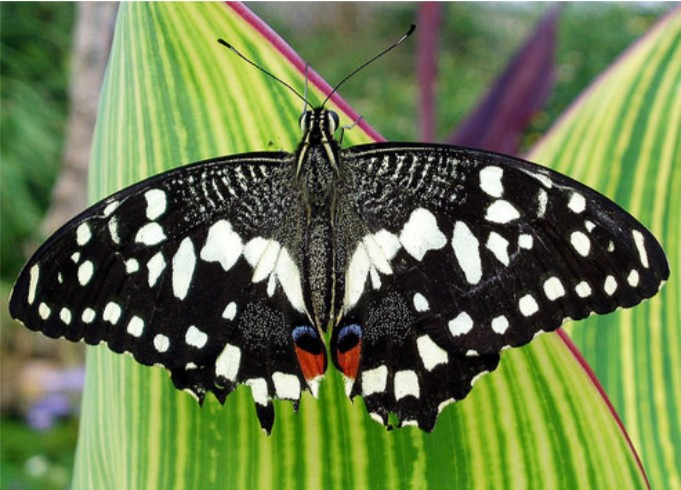
#> input picture Assignment_1/exercise_1-4_ scale_invariant_feature/input.jpg, 681 x 490 px
$ python main.py
#> lines starting #> are read from the running program, lines starting #| are printed output that depends on the picture
### Assignment_1/exercise_1-4_ scale_invariant_feature/generate_gaussian_pyramid.py
import numpy as np
from scipy.ndimage.filters import convolve


def gaussian_filter(sigma):
    """[gaussian_filter] function to generate sigma filter of specific sigma

    Args:
        sigma: sigma

    Return:
        gaussian filter kernel
    """
    size = 2*np.ceil(3*sigma)+1
    x, y = np.mgrid[-size//2 + 1:size//2 + 1, -size//2 + 1:size//2 + 1]
    g = np.exp(-((x**2 + y**2)/(2.0*sigma**2))) / (2*np.pi*sigma**2)
    return g/g.sum()


def generate_octave(init_level, s, sigma):
    """[generate_octave] function to generate octaves

    Args:
        init_level: init image
        s: num of img per octave
        sigma: sigma of gaussian kernel

    Return:
        octave: gaussian octave
    """
    octave = [init_level]
    k = 2**(1/s)
    kernel = gaussian_filter(k * sigma)
    for _ in range(s+2):
        next_level = convolve(octave[-1], kernel)
        octave.append(next_level)
    return octave


def generate_gaussian_pyramid(im, num_octave=3, s=3, sigma=1.6):
    """[generate_gaussian_pyramid] function to generate gaussian pyramid

    Args:
        im: init image
        num_octave: num of octaves
        s: num of img per octave
        sigma: sigma of gaussian kernel

    Return:
        pyr: gaussian pyramid
    """
    pyr = []
    for _ in range(num_octave):
        octave = generate_octave(im, s, sigma)
        pyr.append(octave)
        im = octave[-3][::2, ::2]
    return pyr

### Assignment_1/exercise_1-4_ scale_invariant_feature/generate_DoG_pyramid.py
import numpy as np


def generate_DoG_octave(gaussian_octave):
    """[generate_DoG_octave] function to generate DoG octave from gaussian octave

    Args:
        gaussian_octave: gaussian octave

    Return:
        DoG_octave: DoG octave
    """
    octave = []
    for i in range(1, len(gaussian_octave)):
        octave.append(gaussian_octave[i] - gaussian_octave[i-1])
    return np.concatenate([o[:, :, np.newaxis] for o in octave], axis=2)


def generate_DoG_pyramid(gaussian_pyramid):
    """[generate_DoG_pyramid] function to generate DoG pyramid from gaussian pyramid

    Args:
        gaussian_pyramid: gaussian pyramid

    Return:
        pyr: DoG pyramid
    """
    pyr = []
    for gaussian_octave in gaussian_pyramid:
        pyr.append(generate_DoG_octave(gaussian_octave))
    return pyr

### Assignment_1/exercise_1-4_ scale_invariant_feature/get_keypoints.py
import numpy.linalg as LA
import numpy as np


def get_candidate_keypoints(D, w=16):
    """[get_candidate_keypoints] function to get candidate keypoints

    Args:
        D: DoG_octave
        w: padding

    Return:
        candidates: candidate keypoints
    """
    candidates = []
    D[:, :, 0] = 0
    D[:, :, -1] = 0
    for i in range(w//2+1, D.shape[0]-w//2-1):
        for j in range(w//2+1, D.shape[1]-w//2-1):
            for k in range(1, D.shape[2]-1):
                patch = D[i-1:i+2, j-1:j+2, k-1:k+2]
                if np.argmax(patch) == 13 or np.argmin(patch) == 13:
                    candidates.append([i, j, k])
    return candidates


def find_keypoints_for_DoG_octave(D, R_th, t_c, w):
    """[find_keypoints_for_DoG_octave] function to find keypoints for DoG octave

    Args:
        D: DoG_octave
        w: padding
        R_th: R_th
        t_c: t_c

    Return:
        keypoints: keypoints for DoG octave
    """
    candidates = get_candidate_keypoints(D, w)
    keypoints = []
    for i, cand in enumerate(candidates):
        y, x, s = cand[0], cand[1], cand[2]
        offset, J, H, x, y, s = localize_keypoint(D, x, y, s)
        contrast = D[y, x, s] + .5*J.dot(offset)
        if abs(contrast) < t_c:
            continue
        w, v = LA.eig(H)
        r = w[1]/w[0]
        R = (r+1)**2 / r
        if R > R_th:
            continue
        kp = np.array([x, y, s]) + offset
        keypoints.append(kp)
    return np.array(keypoints)


def localize_keypoint(D, x, y, s):
    """[localize_keypoint] function to localize the keypoints

    Args:
        D: DoG_octave
        x: x coordinate
        y: y coordinate
        s: Scale

    Return:
        offset: offset
        J: Jacobian
        HD: Hessian
        x: x coordinate
        y: y coordinate
        s: Scale
    """
    dx = (D[y, x+1, s]-D[y, x-1, s])/2.
    dy = (D[y+1, x, s]-D[y-1, x, s])/2.
    ds = (D[y, x, s+1]-D[y, x, s-1])/2.
    dxx = D[y, x+1, s]-2*D[y, x, s]+D[y, x-1, s]
    dxy = ((D[y+1, x+1, s]-D[y+1, x-1, s]) -
           (D[y-1, x+1, s]-D[y-1, x-1, s]))/4.
    dxs = ((D[y, x+1, s+1]-D[y, x-1, s+1]) -
           (D[y, x+1, s-1]-D[y, x-1, s-1]))/4.
    dyy = D[y+1, x, s]-2*D[y, x, s]+D[y-1, x, s]
    dys = ((D[y+1, x, s+1]-D[y-1, x, s+1]) -
           (D[y+1, x, s-1]-D[y-1, x, s-1]))/4.
    dss = D[y, x, s+1]-2*D[y, x, s]+D[y, x, s-1]
    J = np.array([dx, dy, ds])
    HD = np.array([[dxx, dxy, dxs], [dxy, dyy, dys], [dxs, dys, dss]])
    offset = -LA.inv(HD).dot(J)
    return offset, J, HD[:2, :2], x, y, s


def get_keypoints(DoG_pyr, R_th=10, t_c=12.1, w=16):
    """[get_keypoints] function to find keypoints

    Args:
        DoG_pyr: DoG octave pyramid
        w: padding
        R_th: R_th
        t_c: t_c

    Return:
        kps: keypoints for DoG octave
    """
    kps = []
    for D in DoG_pyr:
        kps.append(find_keypoints_for_DoG_octave(D, R_th, t_c, w))
    return kps

### Assignment_1/exercise_1-4_ scale_invariant_feature/main.py
from PIL import Image, ImageDraw
import matplotlib.pyplot as plt
import numpy as np
import os
import sys
import argparse
from generate_gaussian_pyramid import generate_gaussian_pyramid
from generate_DoG_pyramid import generate_DoG_pyramid
from get_keypoints import get_keypoints
import warnings

warnings.filterwarnings('ignore')


def main(args):
    """[main] main function of URLAggregate tool

    Args:
        args: user input parameters

    """

    im = Image.open(args.input)
#> im is the input picture: PIL image 681x490 RGB; mean R, G, B 106.3, 122.6, 76.6
    im_1 = im.resize((im.size[0]//3, im.size[1]//3))
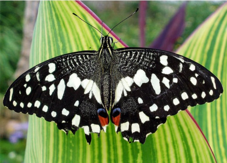
#> im_1: PIL image 227x163 RGB; mean R, G, B 106.2, 122.6, 76.5
    im_2 = im.resize((im.size[0]//2, im.size[1]//2))
    img_1 = np.array(im_1.convert('L'))
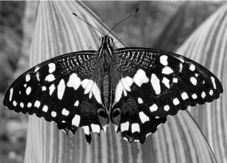
#> img_1: shape (163, 227); min 0, max 255, mean 112.4
    img_2 = np.array(im_2.convert('L'))
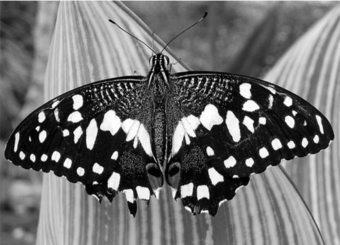
#> img_2: shape (245, 340); min 0, max 255, mean 112.4
    g_pyr_1 = generate_gaussian_pyramid(img_1)
#> the loop in generate_gaussian_pyramid, `for _ in range(num_octave):` made 3 passes
#> pass 1, in generate_gaussian_pyramid, `im = octave[-3][::2, ::2]`:
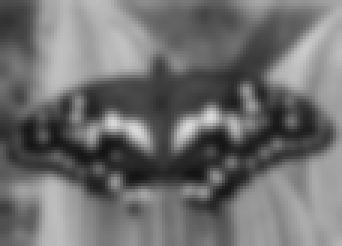
#> im: shape (82, 114) (shown 3 times larger); min 20, max 218, mean 111.2
#> after the loop in generate_gaussian_pyramid, `for _ in range(num_octave):`: pyr = 3 items
#> g_pyr_1 = 3 items
    g_pyr_2 = generate_gaussian_pyramid(img_2)
#> the loop in generate_gaussian_pyramid (call 2), `for _ in range(num_octave):` made 3 passes
#> pass 1, in generate_gaussian_pyramid (call 2), `im = octave[-3][::2, ::2]`:
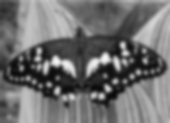
#> im: shape (123, 170); min 10, max 244, mean 111
#> g_pyr_2 = 3 items
    d_pyr_1 = generate_DoG_pyramid(g_pyr_1)
#> the loop in generate_DoG_pyramid, `for gaussian_octave in gaussian_pyramid:` made 3 passes
#> d_pyr_1 = 3 items
    d_pyr_2 = generate_DoG_pyramid(g_pyr_2)
#> the loop in generate_DoG_pyramid (call 2), `for gaussian_octave in gaussian_pyramid:` made 3 passes
#> d_pyr_2 = 3 items
    kp_pyr_1 = get_keypoints(d_pyr_1)
#> the loop in get_keypoints, `for D in DoG_pyr:` made 3 passes
    kp_pyr_2 = get_keypoints(d_pyr_2)
#> the loop in get_keypoints (call 2), `for D in DoG_pyr:` made 3 passes

    im_1 = im.resize((im.size[0]//3, im.size[1]//3))
    draw = ImageDraw.Draw(im_1)
    scale = 1
    for pyr in kp_pyr_1:
        for x, y, s in pyr:
            x, y, s = x*scale, y*scale, s*scale
            if s <= 3:
                continue
            x0, x1 = x-s, x+s
            y0, y1 = y-s, y+s
            draw.arc((x0, y0, x1, y1), start=0, end=360, fill='red', width=1)
        scale *= 2
#> this loop made 3 passes
    plt.imshow(im_1, cmap='gray', vmin=0, vmax=255)
    plt.savefig(os.path.join(args.output, 'output_1.jpg'), dpi=300)
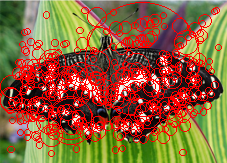
#> shown: shape (163, 227, 3); mean R, G, B 142, 97.6, 57.6
    print(
        f"[Saving...] Saved the image to {os.path.join(args.output, 'output_1.jpg')}")
    plt.show()
    print('[Done]')

    im_2 = im.resize((im.size[0]//2, im.size[1]//2))
    draw = ImageDraw.Draw(im_2)
    scale = 1
    for pyr in kp_pyr_2:
        for x, y, s in pyr:
            x, y, s = x*scale, y*scale, s*scale
            if s <= 3:
                continue
            x0, x1 = x-s, x+s
            y0, y1 = y-s, y+s
            draw.arc((x0, y0, x1, y1), start=0, end=360, fill='red', width=1)
        scale *= 2
    plt.imshow(im_2, cmap='gray', vmin=0, vmax=255)
    plt.savefig(os.path.join(args.output, 'output_2.jpg'), dpi=300)
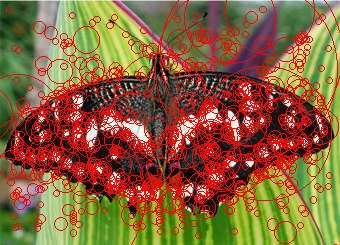
#> shown: shape (245, 340, 3); mean R, G, B 142.6, 96.8, 57.7
    print(
        f"[Saving...] Saved the image to {os.path.join(args.output, 'output_2.jpg')}")
    plt.show()
    print('[Done]')


if __name__ == '__main__':
    if ('-?' in sys.argv):
        sys.argv.append('--help')

    parser = argparse.ArgumentParser(
        formatter_class=argparse.RawDescriptionHelpFormatter,
    )
    parser.add_argument('-i', '--input', type=str, default=r'input.jpg',
                        help='input image path, default is ''input.jpg''')
    parser.add_argument('-o', '--output', type=str, default=r'.',
                        help='folder path to export the output images, default is current folder')
    args = parser.parse_args()
    main(args)
